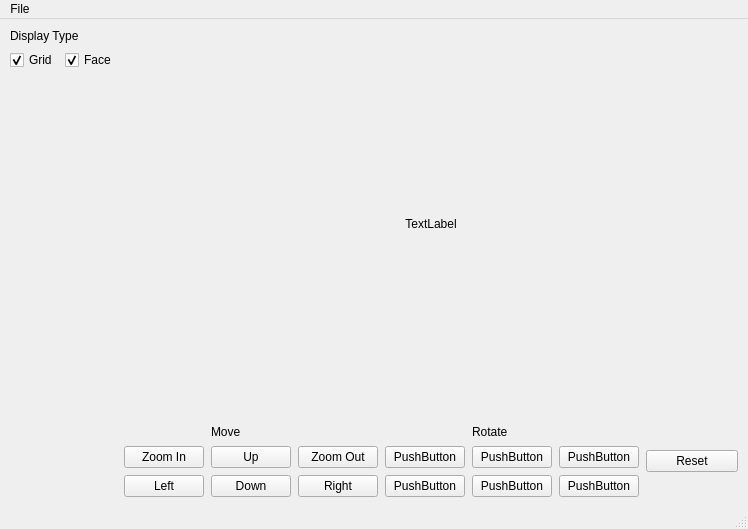
<?xml version="1.0" encoding="UTF-8"?>
<ui version="4.0">
 <class>MainWindow</class>
 <widget class="QMainWindow" name="MainWindow">
  <property name="geometry">
   <rect>
    <x>0</x>
    <y>0</y>
    <width>748</width>
    <height>529</height>
   </rect>
  </property>
  <property name="windowTitle">
   <string>MainWindow</string>
  </property>
  <widget class="QWidget" name="centralwidget">
   <property name="sizePolicy">
    <sizepolicy hsizetype="Preferred" vsizetype="Preferred">
     <horstretch>0</horstretch>
     <verstretch>0</verstretch>
    </sizepolicy>
   </property>
   <layout class="QGridLayout" name="gridLayout_3">
    <property name="leftMargin">
     <number>10</number>
    </property>
    <property name="topMargin">
     <number>10</number>
    </property>
    <property name="rightMargin">
     <number>10</number>
    </property>
    <property name="bottomMargin">
     <number>10</number>
    </property>
    <property name="spacing">
     <number>7</number>
    </property>
    <item row="0" column="0" rowspan="2">
     <layout class="QVBoxLayout" name="verticalLayout">
      <item>
       <widget class="QLabel" name="label_2">
        <property name="sizePolicy">
         <sizepolicy hsizetype="Preferred" vsizetype="Preferred">
          <horstretch>0</horstretch>
          <verstretch>0</verstretch>
         </sizepolicy>
        </property>
        <property name="text">
         <string>Display Type</string>
        </property>
       </widget>
      </item>
      <item>
       <layout class="QHBoxLayout" name="horizontalLayout">
        <item>
         <widget class="QCheckBox" name="checkBox">
          <property name="text">
           <string>Grid</string>
          </property>
          <property name="checked">
           <bool>true</bool>
          </property>
         </widget>
        </item>
        <item>
         <widget class="QCheckBox" name="checkBox_2">
          <property name="text">
           <string>Face</string>
          </property>
          <property name="checked">
           <bool>true</bool>
          </property>
         </widget>
        </item>
       </layout>
      </item>
      <item>
       <spacer name="verticalSpacer">
        <property name="orientation">
         <enum>Qt::Vertical</enum>
        </property>
        <property name="sizeHint" stdset="0">
         <size>
          <width>20</width>
          <height>40</height>
         </size>
        </property>
       </spacer>
      </item>
     </layout>
    </item>
    <item row="0" column="1">
     <widget class="QLabel" name="shader">
      <property name="sizePolicy">
       <sizepolicy hsizetype="Expanding" vsizetype="Expanding">
        <horstretch>0</horstretch>
        <verstretch>0</verstretch>
       </sizepolicy>
      </property>
      <property name="text">
       <string>TextLabel</string>
      </property>
      <property name="alignment">
       <set>Qt::AlignCenter</set>
      </property>
     </widget>
    </item>
    <item row="1" column="1">
     <layout class="QHBoxLayout" name="horizontalLayout_2">
      <item>
       <layout class="QGridLayout" name="gridLayout_2">
        <item row="0" column="1">
         <widget class="QLabel" name="label_4">
          <property name="text">
           <string>Move</string>
          </property>
         </widget>
        </item>
        <item row="2" column="0">
         <widget class="QPushButton" name="pushButton_5">
          <property name="text">
           <string>Left</string>
          </property>
         </widget>
        </item>
        <item row="2" column="2">
         <widget class="QPushButton" name="pushButton_6">
          <property name="text">
           <string>Right</string>
          </property>
         </widget>
        </item>
        <item row="1" column="1">
         <widget class="QPushButton" name="pushButton_7">
          <property name="text">
           <string>Up</string>
          </property>
         </widget>
        </item>
        <item row="2" column="1">
         <widget class="QPushButton" name="pushButton_8">
          <property name="text">
           <string>Down</string>
          </property>
         </widget>
        </item>
        <item row="1" column="0">
         <widget class="QPushButton" name="pushButton_13">
          <property name="text">
           <string>Zoom In</string>
          </property>
         </widget>
        </item>
        <item row="1" column="2">
         <widget class="QPushButton" name="pushButton_14">
          <property name="text">
           <string>Zoom Out</string>
          </property>
         </widget>
        </item>
       </layout>
      </item>
      <item>
       <layout class="QGridLayout" name="gridLayout">
        <item row="0" column="1">
         <widget class="QLabel" name="label_3">
          <property name="text">
           <string>Rotate</string>
          </property>
         </widget>
        </item>
        <item row="2" column="0">
         <widget class="QPushButton" name="pushButton_2">
          <property name="text">
           <string>PushButton</string>
          </property>
         </widget>
        </item>
        <item row="2" column="2">
         <widget class="QPushButton" name="pushButton_4">
          <property name="text">
           <string>PushButton</string>
          </property>
         </widget>
        </item>
        <item row="1" column="1">
         <widget class="QPushButton" name="pushButton">
          <property name="text">
           <string>PushButton</string>
          </property>
         </widget>
        </item>
        <item row="2" column="1">
         <widget class="QPushButton" name="pushButton_3">
          <property name="text">
           <string>PushButton</string>
          </property>
         </widget>
        </item>
        <item row="1" column="0">
         <widget class="QPushButton" name="pushButton_9">
          <property name="text">
           <string>PushButton</string>
          </property>
         </widget>
        </item>
        <item row="1" column="2">
         <widget class="QPushButton" name="pushButton_10">
          <property name="text">
           <string>PushButton</string>
          </property>
         </widget>
        </item>
       </layout>
      </item>
      <item>
       <layout class="QVBoxLayout" name="verticalLayout_2">
        <item>
         <widget class="QPushButton" name="pushButton_11">
          <property name="text">
           <string>Reset</string>
          </property>
         </widget>
        </item>
       </layout>
      </item>
     </layout>
    </item>
   </layout>
  </widget>
  <widget class="QMenuBar" name="menubar">
   <property name="geometry">
    <rect>
     <x>0</x>
     <y>0</y>
     <width>748</width>
     <height>23</height>
    </rect>
   </property>
   <widget class="QMenu" name="menuFile">
    <property name="title">
     <string>File</string>
    </property>
    <addaction name="actionOpen"/>
    <addaction name="actionExit"/>
   </widget>
   <addaction name="menuFile"/>
  </widget>
  <widget class="QStatusBar" name="statusbar"/>
  <action name="actionOpen">
   <property name="text">
    <string>Open</string>
   </property>
  </action>
  <action name="actionExit">
   <property name="text">
    <string>Exit</string>
   </property>
  </action>
 </widget>
 <resources/>
 <connections>
  <connection>
   <sender>actionExit</sender>
   <signal>triggered()</signal>
   <receiver>MainWindow</receiver>
   <slot>close()</slot>
   <hints>
    <hint type="sourcelabel">
     <x>-1</x>
     <y>-1</y>
    </hint>
    <hint type="destinationlabel">
     <x>373</x>
     <y>264</y>
    </hint>
   </hints>
  </connection>
  <connection>
   <sender>actionOpen</sender>
   <signal>triggered()</signal>
   <receiver>MainWindow</receiver>
   <slot>on_clicked_action_open()</slot>
   <hints>
    <hint type="sourcelabel">
     <x>-1</x>
     <y>-1</y>
    </hint>
    <hint type="destinationlabel">
     <x>373</x>
     <y>264</y>
    </hint>
   </hints>
  </connection>
 </connections>
 <slots>
  <slot>on_clicked_action_open()</slot>
 </slots>
</ui>
